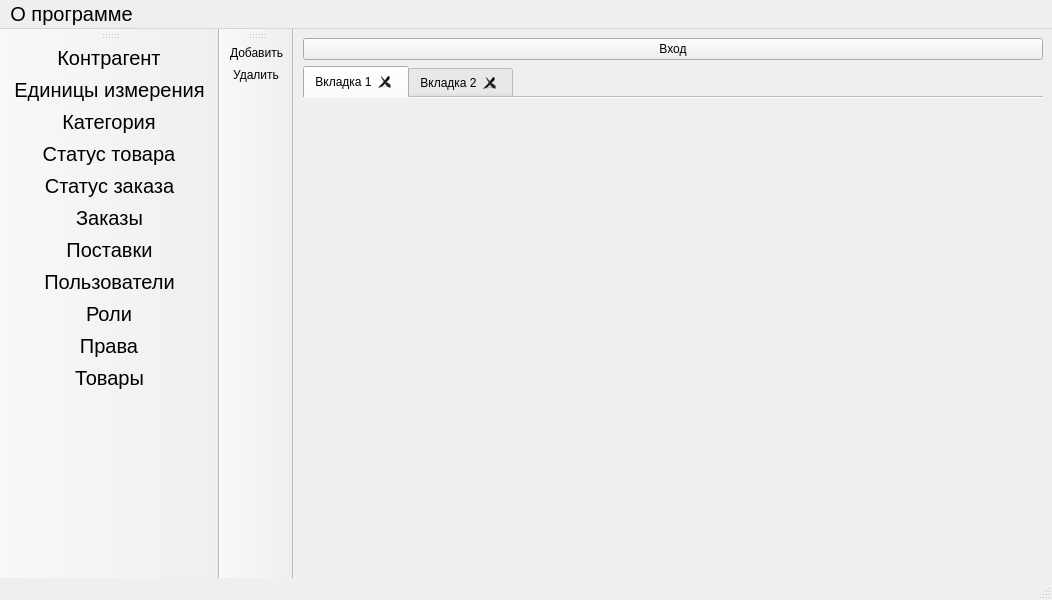
<?xml version="1.0" encoding="UTF-8"?>
<ui version="4.0">
 <class>MainWindow</class>
 <widget class="QMainWindow" name="MainWindow">
  <property name="geometry">
   <rect>
    <x>0</x>
    <y>0</y>
    <width>1052</width>
    <height>600</height>
   </rect>
  </property>
  <property name="windowTitle">
   <string>StockTrack</string>
  </property>
  <widget class="QWidget" name="centralwidget">
   <layout class="QVBoxLayout" name="verticalLayout">
    <item>
     <widget class="QPushButton" name="enter_button">
      <property name="text">
       <string>Вход</string>
      </property>
     </widget>
    </item>
    <item>
     <widget class="QTabWidget" name="tabWidget">
      <property name="acceptDrops">
       <bool>false</bool>
      </property>
      <property name="tabPosition">
       <enum>QTabWidget::North</enum>
      </property>
      <property name="tabShape">
       <enum>QTabWidget::Rounded</enum>
      </property>
      <property name="currentIndex">
       <number>0</number>
      </property>
      <property name="documentMode">
       <bool>true</bool>
      </property>
      <property name="tabsClosable">
       <bool>true</bool>
      </property>
      <property name="movable">
       <bool>true</bool>
      </property>
      <property name="tabBarAutoHide">
       <bool>false</bool>
      </property>
      <widget class="QWidget" name="tab">
       <attribute name="title">
        <string>Вкладка 1</string>
       </attribute>
       <layout class="QVBoxLayout" name="verticalLayout_2"/>
      </widget>
      <widget class="QWidget" name="tab_2">
       <attribute name="title">
        <string>Вкладка 2</string>
       </attribute>
      </widget>
     </widget>
    </item>
   </layout>
  </widget>
  <widget class="QMenuBar" name="menubar">
   <property name="geometry">
    <rect>
     <x>0</x>
     <y>0</y>
     <width>1052</width>
     <height>28</height>
    </rect>
   </property>
   <property name="font">
    <font>
     <pointsize>15</pointsize>
    </font>
   </property>
   <widget class="QMenu" name="menu">
    <property name="title">
     <string>О программе</string>
    </property>
   </widget>
   <addaction name="menu"/>
  </widget>
  <widget class="QStatusBar" name="statusbar"/>
  <widget class="QToolBar" name="toolBar">
   <property name="windowTitle">
    <string>toolBar</string>
   </property>
   <attribute name="toolBarArea">
    <enum>LeftToolBarArea</enum>
   </attribute>
   <attribute name="toolBarBreak">
    <bool>false</bool>
   </attribute>
   <addaction name="contractors"/>
   <addaction name="units_of_measurement"/>
   <addaction name="category"/>
   <addaction name="status_goods"/>
   <addaction name="status_order"/>
   <addaction name="orders"/>
   <addaction name="shipment"/>
   <addaction name="Users"/>
   <addaction name="Role"/>
   <addaction name="Rights"/>
   <addaction name="goods"/>
  </widget>
  <widget class="QToolBar" name="toolBar_2">
   <property name="windowTitle">
    <string>toolBar_2</string>
   </property>
   <attribute name="toolBarArea">
    <enum>LeftToolBarArea</enum>
   </attribute>
   <attribute name="toolBarBreak">
    <bool>true</bool>
   </attribute>
   <addaction name="action"/>
   <addaction name="action_2"/>
  </widget>
  <action name="contractors">
   <property name="text">
    <string>Контрагент</string>
   </property>
   <property name="font">
    <font>
     <pointsize>15</pointsize>
    </font>
   </property>
  </action>
  <action name="units_of_measurement">
   <property name="text">
    <string>Единицы измерения</string>
   </property>
   <property name="font">
    <font>
     <pointsize>15</pointsize>
    </font>
   </property>
  </action>
  <action name="category">
   <property name="text">
    <string>Категория</string>
   </property>
   <property name="font">
    <font>
     <pointsize>15</pointsize>
    </font>
   </property>
  </action>
  <action name="status_goods">
   <property name="text">
    <string>Статус товара</string>
   </property>
   <property name="font">
    <font>
     <pointsize>15</pointsize>
    </font>
   </property>
  </action>
  <action name="goods">
   <property name="text">
    <string>Товары</string>
   </property>
   <property name="font">
    <font>
     <pointsize>15</pointsize>
    </font>
   </property>
  </action>
  <action name="status_order">
   <property name="text">
    <string>Статус заказа</string>
   </property>
   <property name="font">
    <font>
     <pointsize>15</pointsize>
    </font>
   </property>
  </action>
  <action name="orders">
   <property name="text">
    <string>Заказы</string>
   </property>
   <property name="font">
    <font>
     <pointsize>15</pointsize>
    </font>
   </property>
  </action>
  <action name="shipment">
   <property name="text">
    <string>Поставки</string>
   </property>
   <property name="font">
    <font>
     <pointsize>15</pointsize>
    </font>
   </property>
  </action>
  <action name="Users">
   <property name="text">
    <string>Пользователи</string>
   </property>
   <property name="font">
    <font>
     <pointsize>15</pointsize>
    </font>
   </property>
  </action>
  <action name="Role">
   <property name="text">
    <string>Роли</string>
   </property>
   <property name="font">
    <font>
     <pointsize>15</pointsize>
    </font>
   </property>
  </action>
  <action name="Rights">
   <property name="text">
    <string>Права</string>
   </property>
   <property name="font">
    <font>
     <pointsize>15</pointsize>
    </font>
   </property>
  </action>
  <action name="action">
   <property name="icon">
    <iconset resource="resource.qrc">
     <normaloff>:/resource/image/free-icon-add-button-5974633.png</normaloff>:/resource/image/free-icon-add-button-5974633.png</iconset>
   </property>
   <property name="text">
    <string>Добавить</string>
   </property>
  </action>
  <action name="action_2">
   <property name="icon">
    <iconset resource="resource.qrc">
     <normaloff>:/resource/image/free-icon-delete-5610967.png</normaloff>:/resource/image/free-icon-delete-5610967.png</iconset>
   </property>
   <property name="text">
    <string>Удалить</string>
   </property>
  </action>
 </widget>
 <resources>
  <include location="resource.qrc"/>
 </resources>
 <connections/>
</ui>
